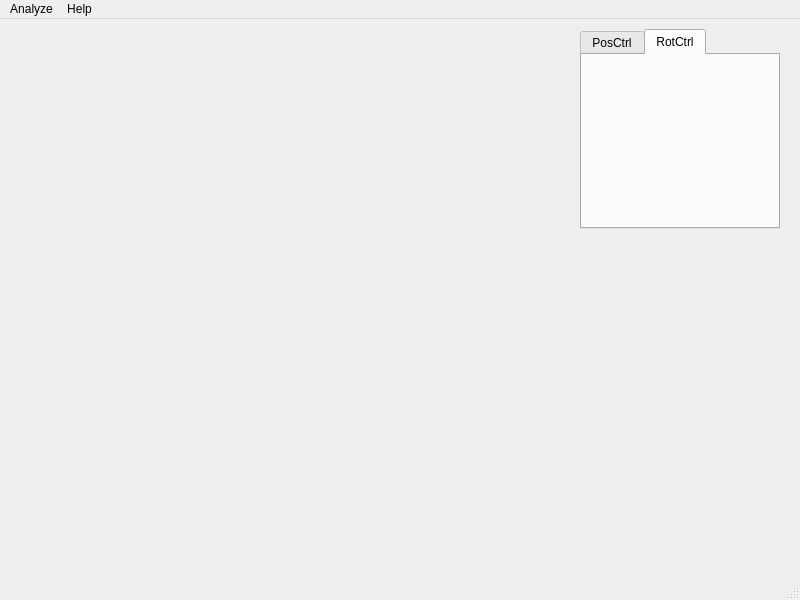
<?xml version="1.0" encoding="UTF-8"?>
<ui version="4.0">
 <class>MainWindow</class>
 <widget class="QMainWindow" name="MainWindow">
  <property name="geometry">
   <rect>
    <x>0</x>
    <y>0</y>
    <width>800</width>
    <height>600</height>
   </rect>
  </property>
  <property name="windowTitle">
   <string>MainWindow</string>
  </property>
  <widget class="QWidget" name="centralwidget">
   <widget class="QTabWidget" name="tabWidget">
    <property name="geometry">
     <rect>
      <x>580</x>
      <y>10</y>
      <width>200</width>
      <height>200</height>
     </rect>
    </property>
    <property name="currentIndex">
     <number>1</number>
    </property>
    <widget class="QWidget" name="PosCtrlTab">
     <attribute name="title">
      <string>PosCtrl</string>
     </attribute>
     <widget class="PosCtrl" name="PosCtrlWidget" native="true">
      <property name="geometry">
       <rect>
        <x>18</x>
        <y>5</y>
        <width>160</width>
        <height>160</height>
       </rect>
      </property>
     </widget>
    </widget>
    <widget class="QWidget" name="RotCtrlTab">
     <attribute name="title">
      <string>RotCtrl</string>
     </attribute>
     <widget class="RotCtrl" name="RotCtrlWidget" native="true">
      <property name="geometry">
       <rect>
        <x>18</x>
        <y>5</y>
        <width>160</width>
        <height>160</height>
       </rect>
      </property>
     </widget>
    </widget>
   </widget>
   <widget class="QFrame" name="MsgShow">
    <property name="geometry">
     <rect>
      <x>580</x>
      <y>215</y>
      <width>200</width>
      <height>141</height>
     </rect>
    </property>
    <property name="frameShape">
     <enum>QFrame::NoFrame</enum>
    </property>
    <property name="frameShadow">
     <enum>QFrame::Raised</enum>
    </property>
   </widget>
   <widget class="ArmGL" name="RobotShow" native="true">
    <property name="geometry">
     <rect>
      <x>580</x>
      <y>370</y>
      <width>200</width>
      <height>190</height>
     </rect>
    </property>
   </widget>
   <widget class="JointPos" name="JointPosWidget" native="true">
    <property name="geometry">
     <rect>
      <x>30</x>
      <y>325</y>
      <width>525</width>
      <height>62</height>
     </rect>
    </property>
   </widget>
   <widget class="CmdSend" name="CmdSendWidget" native="true">
    <property name="geometry">
     <rect>
      <x>114</x>
      <y>400</y>
      <width>441</width>
      <height>156</height>
     </rect>
    </property>
   </widget>
   <widget class="QLabel" name="RobotName">
    <property name="geometry">
     <rect>
      <x>30</x>
      <y>400</y>
      <width>50</width>
      <height>156</height>
     </rect>
    </property>
    <property name="text">
     <string/>
    </property>
    <property name="pixmap">
     <pixmap resource="res.qrc">:/img/ExecutionName.jpg</pixmap>
    </property>
    <property name="scaledContents">
     <bool>true</bool>
    </property>
    <property name="alignment">
     <set>Qt::AlignCenter</set>
    </property>
    <property name="margin">
     <number>0</number>
    </property>
   </widget>
   <widget class="QWidget" name="CameraFigure" native="true">
    <property name="geometry">
     <rect>
      <x>30</x>
      <y>20</y>
      <width>525</width>
      <height>291</height>
     </rect>
    </property>
   </widget>
  </widget>
  <widget class="QMenuBar" name="menubar">
   <property name="geometry">
    <rect>
     <x>0</x>
     <y>0</y>
     <width>800</width>
     <height>22</height>
    </rect>
   </property>
   <widget class="QMenu" name="menuAnalyze">
    <property name="title">
     <string>Analyze</string>
    </property>
    <addaction name="actionJointPos_Feedback"/>
    <addaction name="actionGripper_Feedback"/>
    <addaction name="actionDeveloper_Mode"/>
   </widget>
   <widget class="QMenu" name="menuAbout">
    <property name="title">
     <string>Help</string>
    </property>
    <addaction name="actionAbout_DRobot_Ctrl_Version"/>
    <addaction name="actionUpdate_Control_Firmware"/>
   </widget>
   <addaction name="menuAnalyze"/>
   <addaction name="menuAbout"/>
  </widget>
  <widget class="QStatusBar" name="statusbar"/>
  <action name="actionJoint1">
   <property name="text">
    <string>Joint1</string>
   </property>
  </action>
  <action name="actionJoint2">
   <property name="text">
    <string>Joint2</string>
   </property>
  </action>
  <action name="actionJoint3">
   <property name="text">
    <string>Joint3</string>
   </property>
  </action>
  <action name="actionJoint4">
   <property name="text">
    <string>Joint4</string>
   </property>
  </action>
  <action name="actionJoint5">
   <property name="text">
    <string>Joint5</string>
   </property>
  </action>
  <action name="actionJoint6">
   <property name="text">
    <string>Joint6</string>
   </property>
  </action>
  <action name="actionGripperPosition">
   <property name="text">
    <string>Gripper Position</string>
   </property>
  </action>
  <action name="actionGripperVelocity">
   <property name="text">
    <string>GripperVelocity</string>
   </property>
  </action>
  <action name="actionGripperForce">
   <property name="text">
    <string>GripperForce</string>
   </property>
  </action>
  <action name="actionAbout_DRobot_Ctrl_Version">
   <property name="text">
    <string>About DRobot_Ctrl Version</string>
   </property>
  </action>
  <action name="actionJoint_Position_Feedback">
   <property name="text">
    <string>Joint Position Feedback</string>
   </property>
  </action>
  <action name="actionJoint_Velocity_Feedback">
   <property name="text">
    <string>Joint Velocity Feedback</string>
   </property>
  </action>
  <action name="actionJoint_Force_Feedback">
   <property name="text">
    <string>Joint Force Feedback</string>
   </property>
  </action>
  <action name="actionGripper_Feedback">
   <property name="text">
    <string>Gripper Feedback</string>
   </property>
  </action>
  <action name="actionDeveloper_Mode">
   <property name="text">
    <string>Developer Mode</string>
   </property>
  </action>
  <action name="actionUpdate_Motor_Firmware">
   <property name="text">
    <string>Update Motor Firmware</string>
   </property>
  </action>
  <action name="actionUpdate_Master_Control_Firmware">
   <property name="text">
    <string>Update Control Firmware</string>
   </property>
  </action>
  <action name="actionJointPos_Feedback">
   <property name="text">
    <string>Joint Position Feedback</string>
   </property>
  </action>
  <action name="actionUpdate_Control_Firmware">
   <property name="text">
    <string>Update Control Firmware</string>
   </property>
  </action>
 </widget>
 <customwidgets>
  <customwidget>
   <class>PosCtrl</class>
   <extends>QWidget</extends>
   <header location="global">posctrl.h</header>
   <container>1</container>
  </customwidget>
  <customwidget>
   <class>RotCtrl</class>
   <extends>QWidget</extends>
   <header location="global">rotctrl.h</header>
   <container>1</container>
  </customwidget>
  <customwidget>
   <class>ArmGL</class>
   <extends>QWidget</extends>
   <header location="global">armgl.h</header>
   <container>1</container>
  </customwidget>
  <customwidget>
   <class>JointPos</class>
   <extends>QWidget</extends>
   <header location="global">jointpos.h</header>
   <container>1</container>
  </customwidget>
  <customwidget>
   <class>CmdSend</class>
   <extends>QWidget</extends>
   <header location="global">cmdsend.h</header>
   <container>1</container>
  </customwidget>
 </customwidgets>
 <resources>
  <include location="res.qrc"/>
 </resources>
 <connections/>
</ui>
